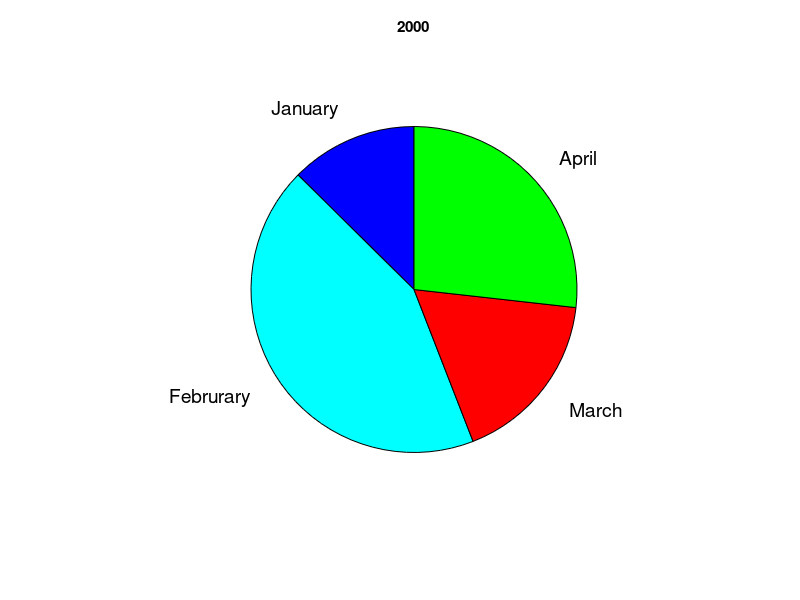

Here is the MATLAB script that generated this plot: (Note: this script raises an error after producing the figure.)
close all; clear;
load('barpie_data.mat')
n = [];
D = [];

for i = 1:16
    figure()
    ax = gca;
    D = [D;dt(i,:)];
    p = pie(dt(i,:),labels);
    set(p(2:2:8),'FontSize',14)
    color = [0 0 1; 0,1,1; 1 0 0; 0 1 0];
    colormap(color)
%     colormap([
%         0 0 1;  %// blue
%         0,1,1;  %// cyan
%         1 0 0;  %// red
%         0 1 0;  %// green
%         ])
    yi = year+i;
%     name = ['pie' num2str(yi-1)];
    name = [num2str(yi-1)];
    n = [n;name];
    title(name)
    ax.FontWeight = 'bold';
    ax.FontSize = 12;
    fname = [name '.png'];
    saveas(gcf,fname)
end

